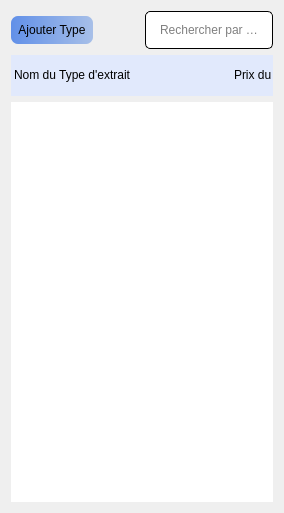
                       <widget class="QWidget" name="page_23">
                        <layout class="QGridLayout" name="gridLayout_23">
                         <item row="1" column="0" colspan="3" alignment="Qt::AlignBottom">
                          <widget class="QTableWidget" name="tableWidget_18">
                           <property name="enabled">
                            <bool>true</bool>
                           </property>
                           <property name="minimumSize">
                            <size>
                             <width>0</width>
                             <height>0</height>
                            </size>
                           </property>
                           <property name="maximumSize">
                            <size>
                             <width>16777215</width>
                             <height>41</height>
                            </size>
                           </property>
                           <property name="styleSheet">
                            <string notr="true">background-color: rgb(220, 231, 255,200);
font: 14pt &quot;Times New Roman&quot;;

border-radius:0px;
color: rgb(0, 0, 0);</string>
                           </property>
                           <property name="verticalScrollBarPolicy">
                            <enum>Qt::ScrollBarAlwaysOff</enum>
                           </property>
                           <property name="horizontalScrollBarPolicy">
                            <enum>Qt::ScrollBarAlwaysOff</enum>
                           </property>
                           <property name="alternatingRowColors">
                            <bool>false</bool>
                           </property>
                           <property name="showGrid">
                            <bool>false</bool>
                           </property>
                           <property name="rowCount">
                            <number>4</number>
                           </property>
                           <property name="columnCount">
                            <number>4</number>
                           </property>
                           <attribute name="horizontalHeaderVisible">
                            <bool>false</bool>
                           </attribute>
                           <attribute name="horizontalHeaderDefaultSectionSize">
                            <number>220</number>
                           </attribute>
                           <attribute name="horizontalHeaderHighlightSections">
                            <bool>true</bool>
                           </attribute>
                           <attribute name="verticalHeaderVisible">
                            <bool>false</bool>
                           </attribute>
                           <attribute name="verticalHeaderMinimumSectionSize">
                            <number>41</number>
                           </attribute>
                           <attribute name="verticalHeaderDefaultSectionSize">
                            <number>41</number>
                           </attribute>
                           <attribute name="verticalHeaderHighlightSections">
                            <bool>true</bool>
                           </attribute>
                           <row>
                            <property name="text">
                             <string>New Row</string>
                            </property>
                           </row>
                           <row>
                            <property name="text">
                             <string>New Row</string>
                            </property>
                           </row>
                           <row>
                            <property name="text">
                             <string>New Row</string>
                            </property>
                           </row>
                           <row>
                            <property name="text">
                             <string>New Row</string>
                            </property>
                           </row>
                           <column>
                            <property name="text">
                             <string>New Column</string>
                            </property>
                           </column>
                           <column>
                            <property name="text">
                             <string>New Column</string>
                            </property>
                           </column>
                           <column>
                            <property name="text">
                             <string>New Column</string>
                            </property>
                           </column>
                           <column>
                            <property name="text">
                             <string>New Column</string>
                            </property>
                           </column>
                           <item row="0" column="0">
                            <property name="text">
                             <string>Nom du Type d'extrait</string>
                            </property>
                            <property name="flags">
                             <set>ItemIsSelectable|ItemIsEditable|ItemIsDragEnabled|ItemIsDropEnabled|ItemIsUserCheckable</set>
                            </property>
                           </item>
                           <item row="0" column="1">
                            <property name="text">
                             <string>Prix du Type d'extrait</string>
                            </property>
                            <property name="flags">
                             <set>ItemIsSelectable|ItemIsEditable|ItemIsDragEnabled|ItemIsDropEnabled|ItemIsUserCheckable</set>
                            </property>
                           </item>
                           <item row="0" column="2">
                            <property name="text">
                             <string>Discount</string>
                            </property>
                            <property name="flags">
                             <set>ItemIsSelectable|ItemIsEditable|ItemIsDragEnabled|ItemIsDropEnabled|ItemIsUserCheckable</set>
                            </property>
                           </item>
                           <item row="0" column="3">
                            <property name="text">
                             <string>Date de Création</string>
                            </property>
                           </item>
                          </widget>
                         </item>
                         <item row="0" column="2">
                          <widget class="QLineEdit" name="lineEdit_12">
                           <property name="minimumSize">
                            <size>
                             <width>0</width>
                             <height>35</height>
                            </size>
                           </property>
                           <property name="maximumSize">
                            <size>
                             <width>400</width>
                             <height>16777215</height>
                            </size>
                           </property>
                           <property name="styleSheet">
                            <string notr="true">
QLineEdit{
	border:1px solid black;
	border-radius:5px;
	padding:10px;
	background-color: rgb(255, 255, 255);
	font: 12pt &quot;Times New Roman&quot;;
}
QLineEdit:focus{
	border:2px solid ;
	background-color: #F4F6FC;
	border-color: qlineargradient(spread:pad, x1:0, y1:0, x2:1, y2:0, stop:0 #E0C4FD, stop:1 #8FC6FD);
}
</string>
                           </property>
                           <property name="alignment">
                            <set>Qt::AlignCenter</set>
                           </property>
                           <property name="placeholderText">
                            <string>Rechercher par Nom</string>
                           </property>
                          </widget>
                         </item>
                         <item row="2" column="0" colspan="3">
                          <widget class="QTableWidget" name="tableWidget_17">
                           <property name="minimumSize">
                            <size>
                             <width>0</width>
                             <height>400</height>
                            </size>
                           </property>
                           <property name="styleSheet">
                            <string notr="true">
font: 14pt &quot;Times New Roman&quot;;
border-radius:0px;
color: rgb(0, 0, 0);</string>
                           </property>
                           <property name="verticalScrollBarPolicy">
                            <enum>Qt::ScrollBarAlwaysOff</enum>
                           </property>
                           <property name="horizontalScrollBarPolicy">
                            <enum>Qt::ScrollBarAlwaysOff</enum>
                           </property>
                           <property name="alternatingRowColors">
                            <bool>false</bool>
                           </property>
                           <property name="selectionMode">
                            <enum>QAbstractItemView::NoSelection</enum>
                           </property>
                           <property name="showGrid">
                            <bool>false</bool>
                           </property>
                           <property name="rowCount">
                            <number>12</number>
                           </property>
                           <property name="columnCount">
                            <number>7</number>
                           </property>
                           <attribute name="horizontalHeaderVisible">
                            <bool>false</bool>
                           </attribute>
                           <attribute name="horizontalHeaderDefaultSectionSize">
                            <number>73</number>
                           </attribute>
                           <attribute name="horizontalHeaderHighlightSections">
                            <bool>true</bool>
                           </attribute>
                           <attribute name="horizontalHeaderShowSortIndicator" stdset="0">
                            <bool>false</bool>
                           </attribute>
                           <attribute name="horizontalHeaderStretchLastSection">
                            <bool>true</bool>
                           </attribute>
                           <attribute name="verticalHeaderVisible">
                            <bool>false</bool>
                           </attribute>
                           <attribute name="verticalHeaderCascadingSectionResizes">
                            <bool>false</bool>
                           </attribute>
                           <attribute name="verticalHeaderMinimumSectionSize">
                            <number>41</number>
                           </attribute>
                           <row/>
                           <row/>
                           <row/>
                           <row/>
                           <row/>
                           <row/>
                           <row/>
                           <row/>
                           <row/>
                           <row/>
                           <row/>
                           <row/>
                           <column>
                            <property name="text">
                             <string>New Column</string>
                            </property>
                           </column>
                           <column>
                            <property name="text">
                             <string>New Column</string>
                            </property>
                           </column>
                           <column>
                            <property name="text">
                             <string>New Column</string>
                            </property>
                           </column>
                           <column>
                            <property name="text">
                             <string>New Column</string>
                            </property>
                           </column>
                           <column>
                            <property name="text">
                             <string>New Column</string>
                            </property>
                           </column>
                           <column>
                            <property name="text">
                             <string>New Column</string>
                            </property>
                           </column>
                           <column>
                            <property name="text">
                             <string>New Column</string>
                            </property>
                           </column>
                          </widget>
                         </item>
                         <item row="0" column="0">
                          <widget class="QPushButton" name="pushButton_22">
                           <property name="minimumSize">
                            <size>
                             <width>0</width>
                             <height>0</height>
                            </size>
                           </property>
                           <property name="maximumSize">
                            <size>
                             <width>200</width>
                             <height>16777215</height>
                            </size>
                           </property>
                           <property name="styleSheet">
                            <string notr="true">QPushButton{
	text-align:center;
	padding: 7px;
	border-radius:7px;

	color: rgb(0, 0, 0);
	font: 75 italic 14pt &quot;Times New Roman&quot;;
background-color: qlineargradient(spread:pad, x1:0, y1:0, x2:1, y2:0, stop:0 #6190E8, stop:1 #A7BFE8);
}

QPushButton:pressed{
	padding-Right:2px;
background-color: #b8c0ff;

}</string>
                           </property>
                           <property name="text">
                            <string>Ajouter Type</string>
                           </property>
                          </widget>
                         </item>
                         <item row="0" column="1">
                          <spacer name="horizontalSpacer_6">
                           <property name="orientation">
                            <enum>Qt::Horizontal</enum>
                           </property>
                           <property name="sizeHint" stdset="0">
                            <size>
                             <width>40</width>
                             <height>20</height>
                            </size>
                           </property>
                          </spacer>
                         </item>
                        </layout>
                       </widget>
